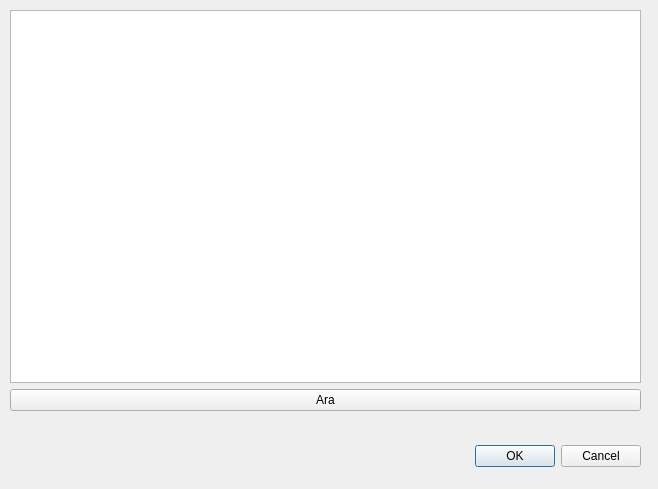
<?xml version="1.0" encoding="UTF-8"?>
<ui version="4.0">
 <class>UserPage</class>
 <widget class="QDialog" name="UserPage">
  <property name="geometry">
   <rect>
    <x>0</x>
    <y>0</y>
    <width>658</width>
    <height>489</height>
   </rect>
  </property>
  <property name="windowTitle">
   <string>Dialog</string>
  </property>
  <widget class="QDialogButtonBox" name="buttonBox">
   <property name="geometry">
    <rect>
     <x>300</x>
     <y>440</y>
     <width>341</width>
     <height>32</height>
    </rect>
   </property>
   <property name="orientation">
    <enum>Qt::Horizontal</enum>
   </property>
   <property name="standardButtons">
    <set>QDialogButtonBox::Cancel|QDialogButtonBox::Ok</set>
   </property>
  </widget>
  <widget class="QWidget" name="verticalLayoutWidget">
   <property name="geometry">
    <rect>
     <x>10</x>
     <y>10</y>
     <width>631</width>
     <height>401</height>
    </rect>
   </property>
   <layout class="QVBoxLayout" name="verticalLayout">
    <item>
     <widget class="QListWidget" name="listWidget"/>
    </item>
    <item>
     <widget class="QPushButton" name="pushButton">
      <property name="text">
       <string>Ara</string>
      </property>
     </widget>
    </item>
   </layout>
  </widget>
 </widget>
 <resources/>
 <connections>
  <connection>
   <sender>buttonBox</sender>
   <signal>accepted()</signal>
   <receiver>UserPage</receiver>
   <slot>accept()</slot>
   <hints>
    <hint type="sourcelabel">
     <x>248</x>
     <y>254</y>
    </hint>
    <hint type="destinationlabel">
     <x>157</x>
     <y>274</y>
    </hint>
   </hints>
  </connection>
  <connection>
   <sender>buttonBox</sender>
   <signal>rejected()</signal>
   <receiver>UserPage</receiver>
   <slot>reject()</slot>
   <hints>
    <hint type="sourcelabel">
     <x>316</x>
     <y>260</y>
    </hint>
    <hint type="destinationlabel">
     <x>286</x>
     <y>274</y>
    </hint>
   </hints>
  </connection>
 </connections>
</ui>
